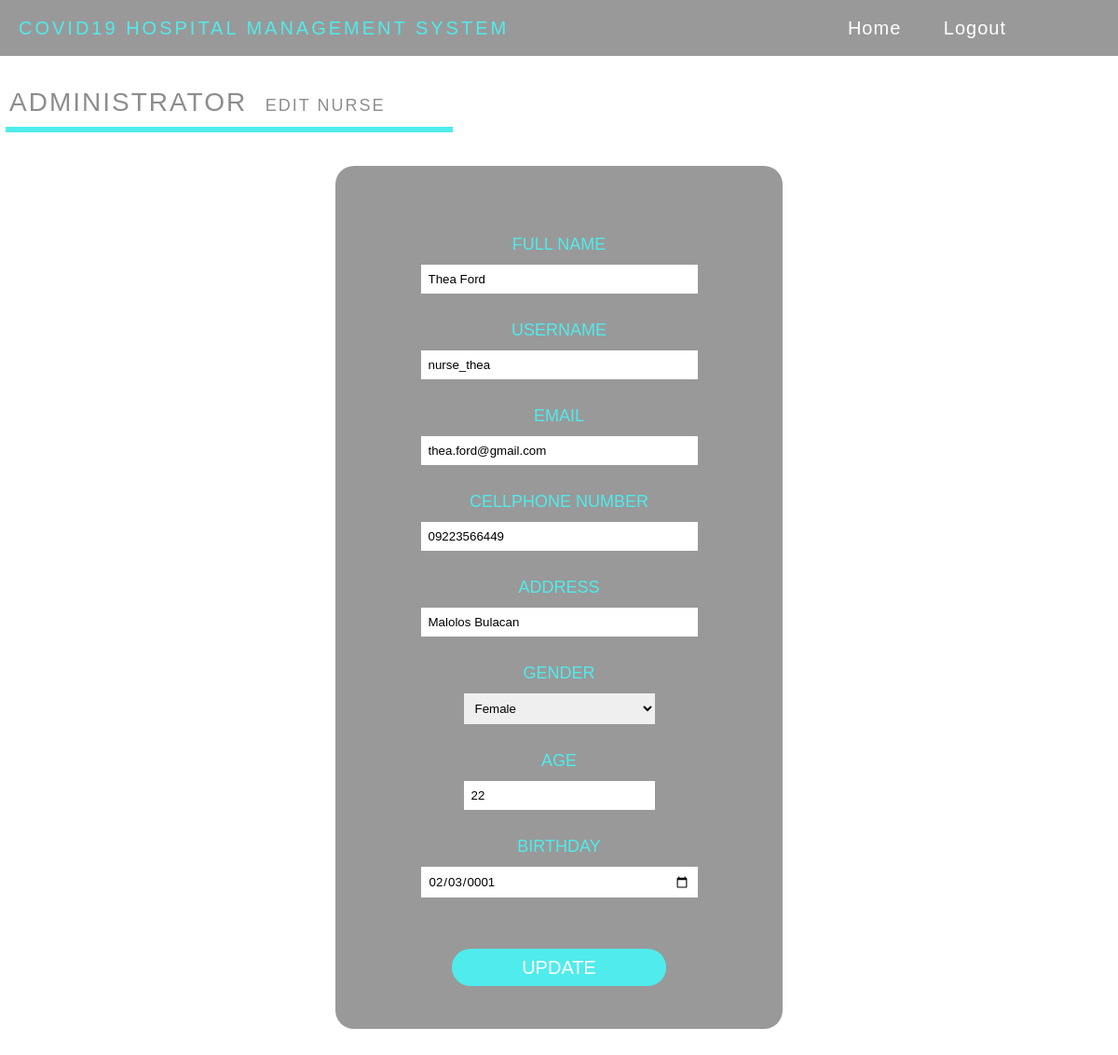
Page /admin/edit-nrs.php?id=1 on the committed database.
### tables this page shows
CREATE TABLE `nurse` (
  `nurse_ID` int(11) NOT NULL,
  `nFullName` varchar(255) NOT NULL,
  `nUsername` varchar(255) NOT NULL,
  `nPassword` varchar(255) NOT NULL,
  `nEmail` varchar(255) NOT NULL,
  `nNumber` varchar(50) NOT NULL,
  `nAge` int(20) NOT NULL,
  `nBirthday` date NOT NULL,
  `nAddress` varchar(255) NOT NULL,
  `nGender` varchar(255) NOT NULL,
  `nProfilepic` varchar(255) NOT NULL
);

### admin/edit-nrs.php (the view, shortened to what this page needs)
<?php
	include("../include/config.php");
	$did = intval($_GET['id']);
?>
<!DOCTYPE html>
<html lang="en">
	<head>
		<link rel="stylesheet" href="styles.css">
	</head>
	<body>
		<div class="wrapper" id="wrapper">
			<div class="top_navbar">
				<div class="menu">
					<div class="logo">COVID19 Hospital Management System</div>
					<li><a href="home.php">Home</a>
					<a href="../include/logout.php" onClick="return confirm('Are you sure you want to logout?')">Logout</a></li>
				</div>
			</div>
			<p>ADMINISTRATOR&nbsp <small>EDIT NURSE</small></p>
			<hr>
			<br><br>
			<div class="dfrm">
	<form role="form" name="adddoc" method="post" onSubmit="return valid();">
				<?php $sql=mysqli_query($conn,"select * from nurse where nurse_ID ='$did'");
					while($data=mysqli_fetch_array($sql)){ ?>
				<br><br><br>
				<label>FULL NAME</label>
				<input type="text" placeholder="Enter Full Name" name="fullname" value="<?php echo $data['nFullName']; ?>" required><br>
				<label>USERNAME</label>
				<input type="text" placeholder="Enter Username" name="username" value="<?php echo $data['nUsername']; ?>" required><br>
				<label>EMAIL</label>
				<input type="email" placeholder="Enter Email" name="email" value="<?php echo $data['nEmail']; ?>" required><br>
				<label>CELLPHONE NUMBER</label>
				<input type="text" placeholder="Enter Cellphone Number" name="number" value="<?php echo $data['nNumber']; ?>" required><br>
				<label>ADDRESS</label>
				<input type="text" placeholder="Enter Complete Address" name="address" value="<?php echo $data['nAddress']; ?>" required><br>
				<label>GENDER</label>
				<select name="gender" required>
				<option value="<?php echo $data['nGender']; ?>"><?php echo $data['nGender']; ?></option>
				</select><br>
				<label>AGE</label>
				<input type="number" name="age" value="<?php echo $data['nAge']; ?>" required><br>
				<label>BIRTHDAY</label>
				<input type="date" name="bday" value="<?php echo $data['nBirthday']; ?>" required><br>
				<br><br>
				<input type="submit" class="fbtn" value="UPDATE" name="epbtn"/>
				<br><br><br>
				<?php } ?>
				</div>
			<br><br><br><br><br>
		</div>
	</body>
</html>

### admin/styles.css (style rules this page uses)
* { margin: 0; padding: 0; list-style: none; box-sizing: border-box; text-decoration: none; font-family: Helvetica; }
li, a { font-size: 20px; text-decoration: none; color: #999; }
.wrapper { width: 100%; height: 100%; }
.top_navbar { background: #999; height: 60px; display: flex; position: fixed; width: 100%; top: 0; }
.top_navbar .menu { width: calc(100% - 80px); height: 100%; display: flex; justify-content: space-between; align-items: center; padding: 0 20px; }
.top_navbar .menu .logo { color: #50ebec; text-transform: uppercase; letter-spacing: 3px; font-size: 20px; }
.top_navbar .menu li a { color: white; padding: 10px; text-decoration: none; display: inline-block; letter-spacing: 1px; font-size: 20px; margin: 0 10px; }
p { margin-top: 7%; padding: 10px; color: #8d8d8d; font-size: 28px; letter-spacing: 2px; }
small { font-size: 18px; }
hr { margin-left: .5%; width: 40%; padding: 3px; background: #50ebec; border: none; }
.dfrm { margin-left: 30%; margin-right: 30%; padding: 10px; background-color: #999; border-radius: 20px; }
.dfrm input[type="date"], .dfrm input[type="time"], .dfrm input[type="text"], .dfrm input[type="email"], .dfrm textarea { width: 65%; display: block; border: 1px solid #999; padding: 8px; margin: auto; }
.dfrm input[type="number"], .dfrm select { width: 45%; display: block; border: 1px solid #999; padding: 8px; margin: auto; }
.dfrm label { display: block; color: #50ebec; font-size: 18px; padding: 10px; margin: auto; text-align: center; }
.dfrm .fbtn { width: 50%; height: 40px; border-radius: 20px; outline: none; border: none; background-color: #50EBEC; font-size: 20px; color: #fff; cursor: pointer; margin-left: 25%; }

### rows in the picture
nurse: fullname "Thea Ford", username "nurse_thea", email "thea.ford@gmail.com", number "09223566449", address "Malolos Bulacan", gender "Female", age "22", bday "02/03/0001"
